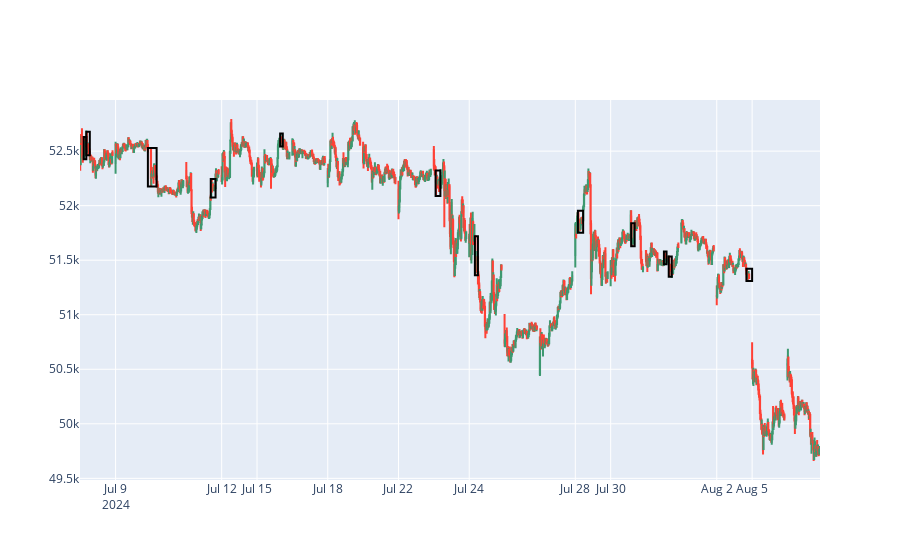

The notebook cell this image was saved under:
### Code cell
def detect_consecutive_ibars(df, max_inside_bars=12, height_ratio_threshold=0.6, similar_height_threshold=0.4, max_similar_height=2, body_to_wick_ratio=0.7):
    consecutive_ibars = [False] * len(df)
    i = 0
    while i < len(df) - 1:
        previous_candle = df.iloc[i]
        main_height = previous_candle['high'] - previous_candle['low']
        main_body = abs(previous_candle['open'] - previous_candle['close'])
        main_wick = main_height - main_body

        # Check if the body is significantly larger than the wicks
        if main_wick == 0 or main_body / main_wick < body_to_wick_ratio:
            i += 1
            continue

        # Start looking for inside bars after the current candle
        j = i + 1
        count = 0
        similar_height_count = 0
        tall_inside_count = 0
        while j < len(df) and \
              (df.iloc[j]['high'] < previous_candle['high']) and \
              (df.iloc[j]['low'] > previous_candle['low']) and \
              (df.iloc[j]['close'] < previous_candle['high']) and \
              (df.iloc[j]['open'] > previous_candle['low']):
            
            inside_height = df.iloc[j]['high'] - df.iloc[j]['low']
            if inside_height >= main_height * height_ratio_threshold:
                similar_height_count += 1
                if similar_height_count > max_similar_height:
                    break

            if inside_height >= main_height * similar_height_threshold:
                tall_inside_count += 1

            count += 1
            j += 1
        
        # Check if the count of inside bars is within the allowed limit
        if count > 3 and count <= max_inside_bars and similar_height_count <= max_similar_height:
            if tall_inside_count / count < 0.5:  # Check if less than 50% of inside bars are tall
                for k in range(i+1, j):
                    consecutive_ibars[k] = True
                # Mark the larger candlestick as well
                consecutive_ibars[i] = True
        # Move index to the end of the current sequence
        i = j if count == 0 else i + 1
                
    return consecutive_ibars

df['ConsecutiveInsideBars'] = detect_consecutive_ibars(df)

# Plot empty squares around consecutive inside bars
i = 0
while i < len(df):
    if df['ConsecutiveInsideBars'][i]:
        start = i
        while i < len(df) and df['ConsecutiveInsideBars'][i]:
            i += 1
        end = i - 1
        
        # Determine the x0 and x1 values, considering the edge cases
        x0 = df['date'][start - 1] if start > 0 else df['date'][start]
        x1 = df['date'][end + 1] if end < len(df) - 1 else df['date'][end]

        fig.add_shape(type="rect",
                      x0=x0, y0=min(df['low'][start:end+1]),
                      x1=x1, y1=max(df['high'][start:end+1]),
                      line=dict(color="black"),
                      fillcolor="rgba(0,0,0,0)")  # Make the box empty
    else:
        i += 1

# Show the figure
fig

### Figure 1 — Plotly figure (JSON) as saved in the notebook; plotly's stock layout.template omitted (floating-point values rounded to 4 significant figures; data arrays with more than 128 entries replaced by an {"elided": "..."} marker saying what was removed)
{"data": [{"close": {"elided": "1575 float values"}, "high": {"elided": "1575 float values"}, "low": {"elided": "1575 float values"}, "open": {"elided": "1575 float values"}, "type": "candlestick", "x": {"elided": "1575 str values"}}], "layout": {"shapes": [{"fillcolor": "rgba(0,0,0,0)", "line": {"color": "black"}, "type": "rect", "x0": "2024-07-08T09:55:00", "x1": "2024-07-08T10:25:00", "y0": 52420.0, "y1": 52630.0}, {"fillcolor": "rgba(0,0,0,0)", "line": {"color": "black"}, "type": "rect", "x0": "2024-07-08T10:25:00", "x1": "2024-07-08T11:05:00", "y0": 52460.0, "y1": 52680.0}, {"fillcolor": "rgba(0,0,0,0)", "line": {"color": "black"}, "type": "rect", "x0": "2024-07-09T15:25:00", "x1": "2024-07-10T10:20:00", "y0": 52180.0, "y1": 52530.0}, {"fillcolor": "rgba(0,0,0,0)", "line": {"color": "black"}, "type": "rect", "x0": "2024-07-11T13:55:00", "x1": "2024-07-11T14:50:00", "y0": 52070.0, "y1": 52240.0}, {"fillcolor": "rgba(0,0,0,0)", "line": {"color": "black"}, "type": "rect", "x0": "2024-07-15T13:40:00", "x1": "2024-07-15T14:10:00", "y0": 52540.0, "y1": 52660.0}, {"fillcolor": "rgba(0,0,0,0)", "line": {"color": "black"}, "type": "rect", "x0": "2024-07-23T09:35:00", "x1": "2024-07-23T10:30:00", "y0": 52090.0, "y1": 52320.0}, {"fillcolor": "rgba(0,0,0,0)", "line": {"color": "black"}, "type": "rect", "x0": "2024-07-24T10:20:00", "x1": "2024-07-24T10:55:00", "y0": 51360.0, "y1": 51720.0}, {"fillcolor": "rgba(0,0,0,0)", "line": {"color": "black"}, "type": "rect", "x0": "2024-07-29T09:45:00", "x1": "2024-07-29T10:45:00", "y0": 51750.0, "y1": 51950.0}, {"fillcolor": "rgba(0,0,0,0)", "line": {"color": "black"}, "type": "rect", "x0": "2024-07-30T13:10:00", "x1": "2024-07-30T13:50:00", "y0": 51630.0, "y1": 51840.0}, {"fillcolor": "rgba(0,0,0,0)", "line": {"color": "black"}, "type": "rect", "x0": "2024-07-31T12:40:00", "x1": "2024-07-31T13:10:00", "y0": 51460.0, "y1": 51580.0}, {"fillcolor": "rgba(0,0,0,0)", "line": {"color": "black"}, "type": "rect", "x0": "2024-07-31T13:35:00", "x1": "2024-07-31T14:10:00", "y0": 51350.0, "y1": 51530.0}, {"fillcolor": "rgba(0,0,0,0)", "line": {"color": "black"}, "type": "rect", "x0": "2024-08-02T14:55:00", "x1": "2024-08-05T09:15:00", "y0": 51310.0, "y1": 51420.0}], "xaxis": {"rangebreaks": [{"bounds": [16, 9.25], "pattern": "hour"}, {"values": ["2024-07-13T09:15:00", "2024-07-14T09:15:00", "2024-07-17T09:15:00", "2024-07-20T09:15:00", "2024-07-21T09:15:00", "2024-07-27T09:15:00", "2024-07-28T09:15:00", "2024-08-03T09:15:00", "2024-08-04T09:15:00"]}], "rangeslider": {"visible": false}}}}
